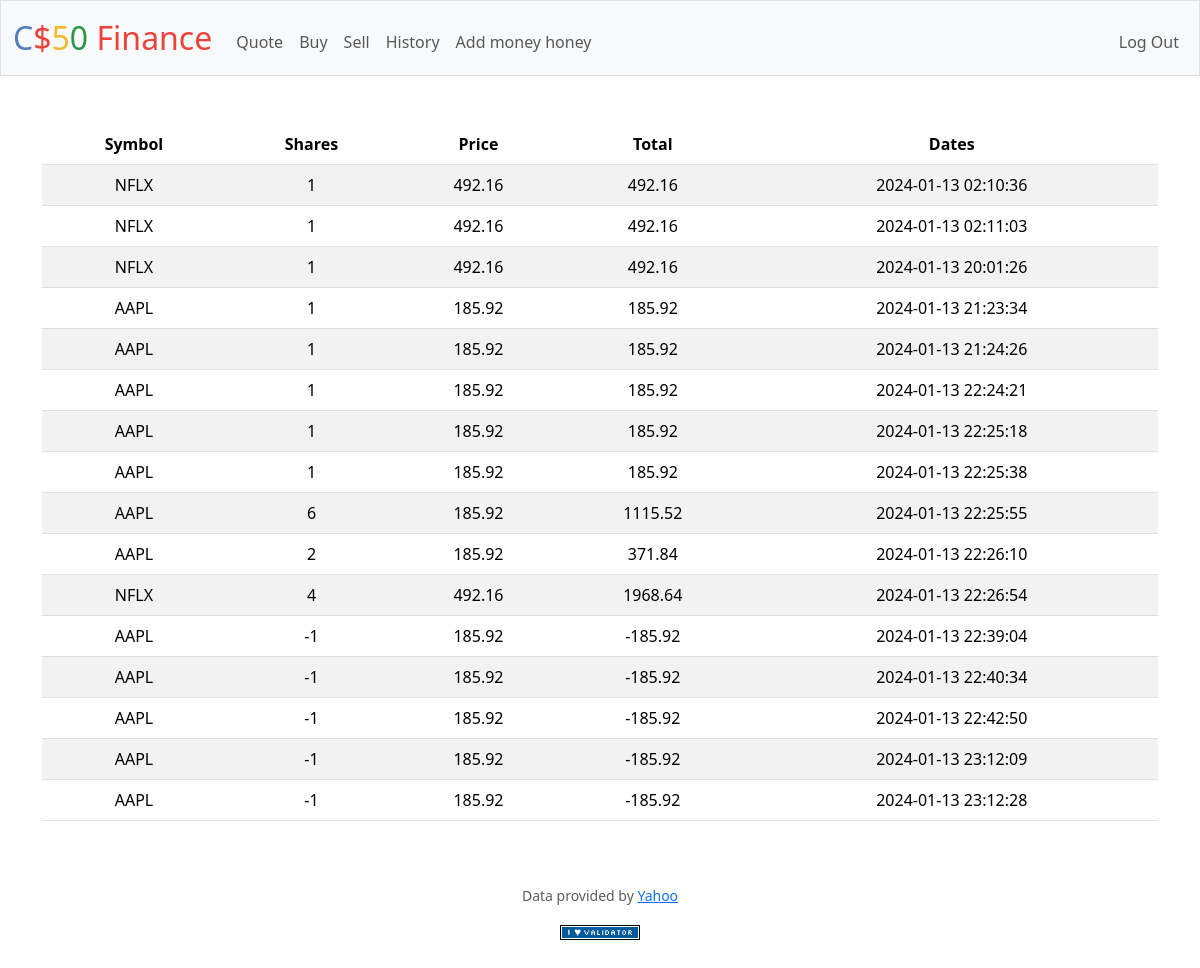
Screenshot of /history (signed in) with the database file from the repository.
### tables this page shows
CREATE TABLE 'Transactions' ('ID' INTEGER PRIMARY KEY NOT NULL, 'user_id' INTEGER, 'symbol' TEXT, 'shares' INTEGER, 'price' REAL, 'date' DATETIME);

### app.py (the view)
@app.route("/history")
@login_required
def history():
    user_id = session["user_id"]
    transactions_db = db.execute("SELECT * FROM transactions WHERE user_id = ?", user_id)
    return render_template("history.html", transactions=transactions_db)

### app.py (called while the page is built)
@app.after_request
def after_request(response):
    response.headers["Cache-Control"] = "no-cache, no-store, must-revalidate"
    response.headers["Expires"] = 0
    response.headers["Pragma"] = "no-cache"
    return response

### helpers.py (called while the page is built)
def login_required(f):
    @wraps(f)
    def decorated_function(*args, **kwargs):
        if session.get("user_id") is None:
            return redirect("/login")
        return f(*args, **kwargs)
    return decorated_function

### templates/history.html (shortened to what this page needs)
{% extends "layout.html" %}
{% block main %}
    <table class="table table-striped">
        <thead>
            <tr>
                <th>Symbol</th>
                <th>Shares</th>
                <th>Price</th>
                <th>Total</th>
                <th>Dates</th>
            </tr>
        </thead>
        <tbody>
            {% for row in transactions %}
                <tr>
                    <td>{{ row["symbol"] }}</td>
                    <td>{{ row["shares"] }}</td>
                    <td>{{ row["price"] }}</td>
                    <td>{{ row["price"] * row["shares"] }}</td>
                    <td>{{ row["date"]}}</td>
                </tr>
            {% endfor %}
        </tbody>
    </table>
{% endblock %}

### templates/layout.html (shortened to what this page needs)
<!DOCTYPE html>
<html lang="en">
    <head>
        <link href="https://cdn.jsdelivr.net/npm/bootstrap@5.3.2/dist/css/bootstrap.min.css" rel="stylesheet">
        <link href="/static/styles.css" rel="stylesheet">
    </head>
    <body>
        <nav class="bg-light border navbar navbar-expand-md navbar-light">
            <div class="container-fluid">
                <a class="navbar-brand" href="/"><span class="blue">C</span><span class="red">$</span><span class="yellow">5</span><span class="green">0</span> <span class="red">Finance</span></a>
                <div class="collapse navbar-collapse" id="navbar">
                    {% if session["user_id"] %}
                        <ul class="navbar-nav me-auto mt-2">
                            <li class="nav-item"><a class="nav-link" href="/quote">Quote</a></li>
                            <li class="nav-item"><a class="nav-link" href="/buy">Buy</a></li>
                            <li class="nav-item"><a class="nav-link" href="/sell">Sell</a></li>
                            <li class="nav-item"><a class="nav-link" href="/history">History</a></li>
                            <li class="nav-item"><a class="nav-link" href="/money">Add money honey</a></li>
                        </ul>
                        <ul class="navbar-nav ms-auto mt-2">
                            <li class="nav-item"><a class="nav-link" href="/logout">Log Out</a></li>
                        </ul>
                    {% else %}
                        <ul class="navbar-nav ms-auto mt-2">
                            <li class="nav-item"><a class="nav-link" href="/register">Register</a></li>
                            <li class="nav-item"><a class="nav-link" href="/login">Log In</a></li>
                        </ul>
                    {% endif %}
                </div>
            </div>
        </nav>
        <main class="container py-5 text-center">
            {% block main %}{% endblock %}
        </main>
        <footer class="mb-5">
            <p class="mb-3 small text-center text-muted">
                Data provided by <a href="https://finance.yahoo.com/">Yahoo</a>
            </p>
            <form action="https://validator.w3.org/check" class="text-center" enctype="multipart/form-data" method="post" target="_blank">
                <input alt="Validate" src="/static/I_heart_validator.png" type="image">
            </form>
        </footer>
    </body>
</html>

### static/styles.css (style rules this page uses)
nav .navbar-brand { font-size: xx-large; }
nav .navbar-brand .blue { color: #537fbe; }
nav .navbar-brand .red { color: #ea433b; }
nav .navbar-brand .yellow { color: #f5b82e; }
nav .navbar-brand .green { color: #2e944b; }

### rows the page displays
Transactions: symbol "NFLX", shares "1", price "492.16", row['price']*row['shares'] "492.16", date "2024-01-13 02:10:36"
Transactions: symbol "NFLX", shares "1", price "492.16", row['price']*row['shares'] "492.16", date "2024-01-13 02:11:03"
Transactions: symbol "NFLX", shares "1", price "492.16", row['price']*row['shares'] "492.16", date "2024-01-13 20:01:26"
Transactions: symbol "AAPL", shares "1", price "185.92", row['price']*row['shares'] "185.92", date "2024-01-13 21:23:34"
Transactions: symbol "AAPL", shares "1", price "185.92", row['price']*row['shares'] "185.92", date "2024-01-13 21:24:26"
Transactions: symbol "AAPL", shares "1", price "185.92", row['price']*row['shares'] "185.92", date "2024-01-13 22:24:21"
Transactions: symbol "AAPL", shares "1", price "185.92", row['price']*row['shares'] "185.92", date "2024-01-13 22:25:18"
Transactions: symbol "AAPL", shares "1", price "185.92", row['price']*row['shares'] "185.92", date "2024-01-13 22:25:38"
Transactions: symbol "AAPL", shares "6", price "185.92", row['price']*row['shares'] "1115.52", date "2024-01-13 22:25:55"
Transactions: symbol "AAPL", shares "2", price "185.92", row['price']*row['shares'] "371.84", date "2024-01-13 22:26:10"
Transactions: symbol "NFLX", shares "4", price "492.16", row['price']*row['shares'] "1968.64", date "2024-01-13 22:26:54"
Transactions: symbol "AAPL", shares "-1", price "185.92", row['price']*row['shares'] "-185.92", date "2024-01-13 22:39:04"
Transactions: symbol "AAPL", shares "-1", price "185.92", row['price']*row['shares'] "-185.92", date "2024-01-13 22:40:34"
Transactions: symbol "AAPL", shares "-1", price "185.92", row['price']*row['shares'] "-185.92", date "2024-01-13 22:42:50"
Transactions: symbol "AAPL", shares "-1", price "185.92", row['price']*row['shares'] "-185.92", date "2024-01-13 23:12:09"
Transactions: symbol "AAPL", shares "-1", price "185.92", row['price']*row['shares'] "-185.92", date "2024-01-13 23:12:28"
